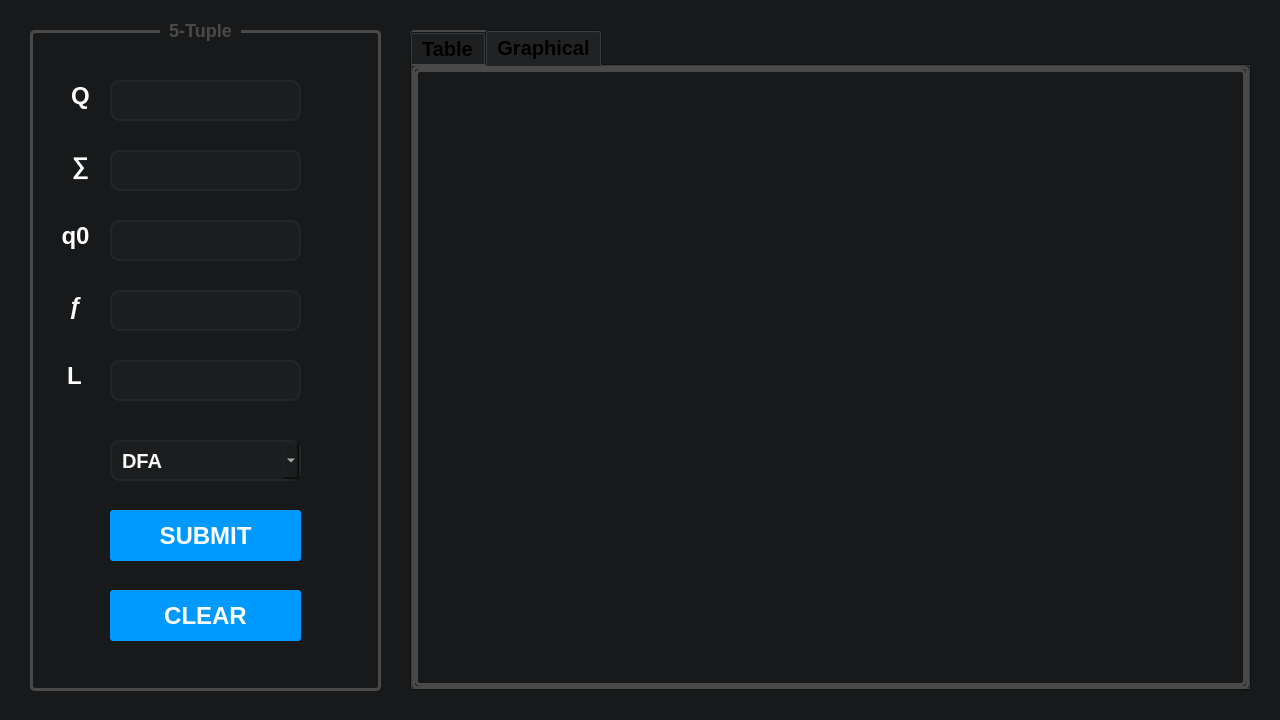
<?xml version="1.0" encoding="UTF-8"?>
<ui version="4.0">
 <class>MainWindow</class>
 <widget class="QMainWindow" name="MainWindow">
  <property name="windowModality">
   <enum>Qt::ApplicationModal</enum>
  </property>
  <property name="geometry">
   <rect>
    <x>0</x>
    <y>0</y>
    <width>1280</width>
    <height>720</height>
   </rect>
  </property>
  <property name="sizePolicy">
   <sizepolicy hsizetype="Fixed" vsizetype="Fixed">
    <horstretch>0</horstretch>
    <verstretch>0</verstretch>
   </sizepolicy>
  </property>
  <property name="minimumSize">
   <size>
    <width>1280</width>
    <height>720</height>
   </size>
  </property>
  <property name="maximumSize">
   <size>
    <width>1280</width>
    <height>720</height>
   </size>
  </property>
  <property name="windowTitle">
   <string>FSM - Finite State Machine [ AL-101 MIDTERM PROJECT ]</string>
  </property>
  <property name="toolTip">
   <string/>
  </property>
  <property name="statusTip">
   <string/>
  </property>
  <property name="whatsThis">
   <string/>
  </property>
  <property name="styleSheet">
   <string notr="true">background-color: rgb(24, 25, 26);</string>
  </property>
  <property name="windowFilePath">
   <string/>
  </property>
  <property name="iconSize">
   <size>
    <width>54</width>
    <height>54</height>
   </size>
  </property>
  <property name="dockOptions">
   <set>QMainWindow::AllowTabbedDocks|QMainWindow::AnimatedDocks</set>
  </property>
  <widget class="QWidget" name="centralwidget">
   <property name="minimumSize">
    <size>
     <width>1280</width>
     <height>720</height>
    </size>
   </property>
   <property name="maximumSize">
    <size>
     <width>1280</width>
     <height>720</height>
    </size>
   </property>
   <widget class="QFrame" name="frame">
    <property name="geometry">
     <rect>
      <x>30</x>
      <y>30</y>
      <width>351</width>
      <height>661</height>
     </rect>
    </property>
    <property name="styleSheet">
     <string notr="true">background-color: rgb(24, 25, 26);
border: 3px solid rgb(73,73,73);
border-radius: 5px;
</string>
    </property>
    <property name="frameShape">
     <enum>QFrame::StyledPanel</enum>
    </property>
    <property name="frameShadow">
     <enum>QFrame::Raised</enum>
    </property>
    <widget class="QLineEdit" name="in_fset">
     <property name="geometry">
      <rect>
       <x>80</x>
       <y>50</y>
       <width>191</width>
       <height>41</height>
      </rect>
     </property>
     <property name="font">
      <font>
       <family>MS Sans Serif</family>
       <pointsize>15</pointsize>
       <weight>75</weight>
       <bold>true</bold>
       <underline>false</underline>
       <kerning>false</kerning>
      </font>
     </property>
     <property name="focusPolicy">
      <enum>Qt::ClickFocus</enum>
     </property>
     <property name="toolTip">
      <string>&lt;html&gt;&lt;head/&gt;&lt;body&gt;&lt;p&gt;&lt;span style=&quot;border:none; font-weight:400; color:#fcfcfc;&quot;&gt;Finite set of states&lt;/span&gt;&lt;/p&gt;&lt;/body&gt;&lt;/html&gt;</string>
     </property>
     <property name="styleSheet">
      <string notr="true">QLineEdit {
	background: rgb(28, 29, 30);
	color: rgb(255, 255, 255);
	border: 2px solid rgb(36, 37, 38);
	border-radius: 10px;	
}

QLineEdit:focus{
	border: 2px solid rgb(89, 191, 255);
}

QLineEdit:focus:hover{
	border: 2px solid rgb(154, 214, 255);
}


QLineEdit:hover{
	border: 2px solid rgb(47, 49, 50);
}</string>
     </property>
     <property name="alignment">
      <set>Qt::AlignCenter</set>
     </property>
     <property name="placeholderText">
      <string/>
     </property>
    </widget>
    <widget class="QLabel" name="lab_fsets">
     <property name="geometry">
      <rect>
       <x>40</x>
       <y>50</y>
       <width>21</width>
       <height>31</height>
      </rect>
     </property>
     <property name="styleSheet">
      <string notr="true">QLabel {
	border: none;
	color: white;
	font-size: 24px;
	font-weight: bold;
	background: transparent;
}</string>
     </property>
     <property name="text">
      <string>Q</string>
     </property>
     <property name="alignment">
      <set>Qt::AlignCenter</set>
     </property>
    </widget>
    <widget class="QLineEdit" name="in_fset_Sym">
     <property name="geometry">
      <rect>
       <x>80</x>
       <y>120</y>
       <width>191</width>
       <height>41</height>
      </rect>
     </property>
     <property name="font">
      <font>
       <family>MS Sans Serif</family>
       <pointsize>15</pointsize>
       <weight>75</weight>
       <bold>true</bold>
       <underline>false</underline>
       <kerning>false</kerning>
      </font>
     </property>
     <property name="focusPolicy">
      <enum>Qt::ClickFocus</enum>
     </property>
     <property name="toolTip">
      <string>&lt;html&gt;&lt;head/&gt;&lt;body&gt;&lt;p&gt;&lt;span style=&quot; color:#fcfcfc;&quot;&gt;Finite set of inputs&lt;/span&gt;&lt;/p&gt;&lt;/body&gt;&lt;/html&gt;</string>
     </property>
     <property name="styleSheet">
      <string notr="true">QLineEdit {
	background: rgb(28, 29, 30);
	color: rgb(255, 255, 255);
	border: 2px solid rgb(36, 37, 38);
	border-radius: 10px;	
}

QLineEdit:focus{
	border: 2px solid rgb(89, 191, 255);
}

QLineEdit:focus:hover{
	border: 2px solid rgb(154, 214, 255);
}


QLineEdit:hover{
	border: 2px solid rgb(47, 49, 50);
}</string>
     </property>
     <property name="alignment">
      <set>Qt::AlignCenter</set>
     </property>
     <property name="placeholderText">
      <string/>
     </property>
    </widget>
    <widget class="QLabel" name="lab_fsets_Sym">
     <property name="geometry">
      <rect>
       <x>40</x>
       <y>120</y>
       <width>21</width>
       <height>31</height>
      </rect>
     </property>
     <property name="styleSheet">
      <string notr="true">QLabel {
	border: none;
	color: white;
	font-size: 24px;
	font-weight: bold;
	background: transparent;
}</string>
     </property>
     <property name="text">
      <string>∑</string>
     </property>
     <property name="alignment">
      <set>Qt::AlignCenter</set>
     </property>
    </widget>
    <widget class="QLineEdit" name="in_initial">
     <property name="geometry">
      <rect>
       <x>80</x>
       <y>190</y>
       <width>191</width>
       <height>41</height>
      </rect>
     </property>
     <property name="font">
      <font>
       <family>MS Sans Serif</family>
       <pointsize>15</pointsize>
       <weight>75</weight>
       <bold>true</bold>
       <underline>false</underline>
       <kerning>false</kerning>
      </font>
     </property>
     <property name="focusPolicy">
      <enum>Qt::ClickFocus</enum>
     </property>
     <property name="toolTip">
      <string>&lt;html&gt;&lt;head/&gt;&lt;body&gt;&lt;p&gt;&lt;span style=&quot; color:#fcfcfc;&quot;&gt;Initial state&lt;/span&gt;&lt;/p&gt;&lt;/body&gt;&lt;/html&gt;</string>
     </property>
     <property name="styleSheet">
      <string notr="true">QLineEdit {
	background: rgb(28, 29, 30);
	color: rgb(255, 255, 255);
	border: 2px solid rgb(36, 37, 38);
	border-radius: 10px;	
}

QLineEdit:focus{
	border: 2px solid rgb(89, 191, 255);
}

QLineEdit:focus:hover{
	border: 2px solid rgb(154, 214, 255);
}


QLineEdit:hover{
	border: 2px solid rgb(47, 49, 50);
}</string>
     </property>
     <property name="alignment">
      <set>Qt::AlignCenter</set>
     </property>
     <property name="placeholderText">
      <string/>
     </property>
    </widget>
    <widget class="QLabel" name="lab_initial">
     <property name="geometry">
      <rect>
       <x>30</x>
       <y>190</y>
       <width>31</width>
       <height>31</height>
      </rect>
     </property>
     <property name="styleSheet">
      <string notr="true">QLabel {
	border: none;
	color: white;
	font-size: 24px;
	font-weight: bold;
	background: transparent;
}</string>
     </property>
     <property name="text">
      <string>q0</string>
     </property>
     <property name="alignment">
      <set>Qt::AlignCenter</set>
     </property>
    </widget>
    <widget class="QLineEdit" name="in_finalSet">
     <property name="geometry">
      <rect>
       <x>80</x>
       <y>260</y>
       <width>191</width>
       <height>41</height>
      </rect>
     </property>
     <property name="font">
      <font>
       <family>MS Sans Serif</family>
       <pointsize>15</pointsize>
       <weight>75</weight>
       <bold>true</bold>
       <underline>false</underline>
       <kerning>false</kerning>
      </font>
     </property>
     <property name="focusPolicy">
      <enum>Qt::ClickFocus</enum>
     </property>
     <property name="toolTip">
      <string>&lt;html&gt;&lt;head/&gt;&lt;body&gt;&lt;p&gt;&lt;span style=&quot; color:#fcfcfc;&quot;&gt;Final state&lt;/span&gt;&lt;/p&gt;&lt;/body&gt;&lt;/html&gt;</string>
     </property>
     <property name="styleSheet">
      <string notr="true">QLineEdit {
	background: rgb(28, 29, 30);
	color: rgb(255, 255, 255);
	border: 2px solid rgb(36, 37, 38);
	border-radius: 10px;	
}

QLineEdit:focus{
	border: 2px solid rgb(89, 191, 255);
}

QLineEdit:focus:hover{
	border: 2px solid rgb(154, 214, 255);
}


QLineEdit:hover{
	border: 2px solid rgb(47, 49, 50);
}</string>
     </property>
     <property name="alignment">
      <set>Qt::AlignCenter</set>
     </property>
     <property name="placeholderText">
      <string/>
     </property>
    </widget>
    <widget class="QLabel" name="lab_finalSet">
     <property name="geometry">
      <rect>
       <x>30</x>
       <y>260</y>
       <width>31</width>
       <height>31</height>
      </rect>
     </property>
     <property name="styleSheet">
      <string notr="true">QLabel {
	border: none;
	color: white;
	font-size: 24px;
	font-weight: bold;
	background: transparent;
}</string>
     </property>
     <property name="text">
      <string>ƒ</string>
     </property>
     <property name="alignment">
      <set>Qt::AlignCenter</set>
     </property>
    </widget>
    <widget class="QPushButton" name="btn_submit">
     <property name="geometry">
      <rect>
       <x>80</x>
       <y>480</y>
       <width>191</width>
       <height>51</height>
      </rect>
     </property>
     <property name="font">
      <font>
       <pointsize>18</pointsize>
       <weight>75</weight>
       <bold>true</bold>
      </font>
     </property>
     <property name="cursor">
      <cursorShape>PointingHandCursor</cursorShape>
     </property>
     <property name="styleSheet">
      <string notr="true">QPushButton {
	background-color:rgb(0,153,255);
	color: rgb(255, 255, 255);
	border: none;
	border-radius:  3px;
}

QPushButton:hover{
	background: rgb(34, 166, 255);
}

QPushButton::pressed{
	background: rgb(0, 132, 219)
}
</string>
     </property>
     <property name="text">
      <string>SUBMIT</string>
     </property>
    </widget>
    <widget class="QComboBox" name="btn_fType">
     <property name="geometry">
      <rect>
       <x>80</x>
       <y>410</y>
       <width>191</width>
       <height>41</height>
      </rect>
     </property>
     <property name="font">
      <font>
       <pointsize>15</pointsize>
       <weight>75</weight>
       <bold>true</bold>
      </font>
     </property>
     <property name="cursor">
      <cursorShape>PointingHandCursor</cursorShape>
     </property>
     <property name="toolTip">
      <string>&lt;html&gt;&lt;head/&gt;&lt;body&gt;&lt;p&gt;&lt;span style=&quot; color:#fcfcfc;&quot;&gt;Finite Automata&lt;/span&gt;&lt;/p&gt;&lt;/body&gt;&lt;/html&gt;</string>
     </property>
     <property name="styleSheet">
      <string notr="true">QComboBox {
	background: rgb(28, 29, 30);
	color: rgb(255, 255, 255);
	border: 2px solid rgb(36, 37, 38);
	border-radius: 10px;
	padding-left: 10px;
}

QComboBox:focus{
	border: 2px solid rgb(89, 191, 255);
	color: rgb(255, 255, 255);
}

QComboBox:focus:hover{
	border: 2px solid rgb(154, 214, 255);
	color: rgb(255, 255, 255);
}

QComboBox:hover{
	border: 2px solid rgb(47, 49, 50);
	color: rgb(255, 255, 255);
}

QComboBox QAbstractItemView {
    border: 0px solid transparent;
    selection-background-color:  rgb(89, 191, 255);
	color: rgb(214, 214, 214);
	border-radius: 5px;
}
</string>
     </property>
     <item>
      <property name="text">
       <string>DFA</string>
      </property>
     </item>
     <item>
      <property name="text">
       <string>NFA</string>
      </property>
     </item>
    </widget>
    <widget class="QPushButton" name="btn_clear">
     <property name="geometry">
      <rect>
       <x>80</x>
       <y>560</y>
       <width>191</width>
       <height>51</height>
      </rect>
     </property>
     <property name="font">
      <font>
       <pointsize>18</pointsize>
       <weight>75</weight>
       <bold>true</bold>
      </font>
     </property>
     <property name="cursor">
      <cursorShape>PointingHandCursor</cursorShape>
     </property>
     <property name="styleSheet">
      <string notr="true">QPushButton {
	background-color:rgb(0,153,255);
	color: rgb(255, 255, 255);
	border: none;
	border-radius:  3px;
}

QPushButton:hover{
	background: rgb(34, 166, 255);
}

QPushButton::pressed{
	background: rgb(0, 132, 219)
}
</string>
     </property>
     <property name="text">
      <string>CLEAR</string>
     </property>
    </widget>
    <widget class="QLabel" name="warn1">
     <property name="geometry">
      <rect>
       <x>85</x>
       <y>95</y>
       <width>181</width>
       <height>20</height>
      </rect>
     </property>
     <property name="font">
      <font>
       <pointsize>10</pointsize>
      </font>
     </property>
     <property name="styleSheet">
      <string notr="true">QLabel {
	background: transparent;
	color: red;
	border: none;
}</string>
     </property>
     <property name="text">
      <string/>
     </property>
     <property name="alignment">
      <set>Qt::AlignCenter</set>
     </property>
    </widget>
    <widget class="QLabel" name="warn2">
     <property name="geometry">
      <rect>
       <x>85</x>
       <y>164</y>
       <width>181</width>
       <height>20</height>
      </rect>
     </property>
     <property name="font">
      <font>
       <pointsize>10</pointsize>
      </font>
     </property>
     <property name="styleSheet">
      <string notr="true">QLabel {
	background: transparent;
	color: red;
	border: none;
}</string>
     </property>
     <property name="text">
      <string/>
     </property>
     <property name="alignment">
      <set>Qt::AlignCenter</set>
     </property>
    </widget>
    <widget class="QLabel" name="warn3">
     <property name="geometry">
      <rect>
       <x>85</x>
       <y>232</y>
       <width>181</width>
       <height>20</height>
      </rect>
     </property>
     <property name="font">
      <font>
       <pointsize>10</pointsize>
      </font>
     </property>
     <property name="styleSheet">
      <string notr="true">QLabel {
	background: transparent;
	color: red;
	border: none;
}</string>
     </property>
     <property name="text">
      <string/>
     </property>
     <property name="alignment">
      <set>Qt::AlignCenter</set>
     </property>
    </widget>
    <widget class="QLabel" name="warn4">
     <property name="geometry">
      <rect>
       <x>85</x>
       <y>301</y>
       <width>181</width>
       <height>20</height>
      </rect>
     </property>
     <property name="font">
      <font>
       <pointsize>10</pointsize>
      </font>
     </property>
     <property name="styleSheet">
      <string notr="true">QLabel {
	background: transparent;
	color: red;
	border: none;
}</string>
     </property>
     <property name="text">
      <string/>
     </property>
     <property name="alignment">
      <set>Qt::AlignCenter</set>
     </property>
    </widget>
    <widget class="QLineEdit" name="in_lang">
     <property name="geometry">
      <rect>
       <x>80</x>
       <y>330</y>
       <width>191</width>
       <height>41</height>
      </rect>
     </property>
     <property name="font">
      <font>
       <family>MS Sans Serif</family>
       <pointsize>15</pointsize>
       <weight>75</weight>
       <bold>true</bold>
       <underline>false</underline>
       <kerning>false</kerning>
      </font>
     </property>
     <property name="focusPolicy">
      <enum>Qt::ClickFocus</enum>
     </property>
     <property name="toolTip">
      <string>&lt;html&gt;&lt;head/&gt;&lt;body&gt;&lt;p&gt;&lt;span style=&quot; color:#fcfcfc;&quot;&gt;Language&lt;/span&gt;&lt;/p&gt;&lt;/body&gt;&lt;/html&gt;</string>
     </property>
     <property name="styleSheet">
      <string notr="true">QLineEdit {
	background: rgb(28, 29, 30);
	color: rgb(255, 255, 255);
	border: 2px solid rgb(36, 37, 38);
	border-radius: 10px;	
}

QLineEdit:focus{
	border: 2px solid rgb(89, 191, 255);
}

QLineEdit:focus:hover{
	border: 2px solid rgb(154, 214, 255);
}


QLineEdit:hover{
	border: 2px solid rgb(47, 49, 50);
}</string>
     </property>
     <property name="alignment">
      <set>Qt::AlignCenter</set>
     </property>
     <property name="placeholderText">
      <string/>
     </property>
    </widget>
    <widget class="QLabel" name="lab_lang">
     <property name="geometry">
      <rect>
       <x>29</x>
       <y>330</y>
       <width>31</width>
       <height>31</height>
      </rect>
     </property>
     <property name="styleSheet">
      <string notr="true">QLabel {
	border: none;
	color: white;
	font-size: 24px;
	font-weight: bold;
	background: transparent;
}</string>
     </property>
     <property name="text">
      <string>L</string>
     </property>
     <property name="alignment">
      <set>Qt::AlignCenter</set>
     </property>
    </widget>
    <widget class="QLabel" name="warn5">
     <property name="geometry">
      <rect>
       <x>85</x>
       <y>371</y>
       <width>181</width>
       <height>20</height>
      </rect>
     </property>
     <property name="font">
      <font>
       <pointsize>10</pointsize>
      </font>
     </property>
     <property name="styleSheet">
      <string notr="true">QLabel {
	background: transparent;
	color: red;
	border: none;
}</string>
     </property>
     <property name="text">
      <string/>
     </property>
     <property name="alignment">
      <set>Qt::AlignCenter</set>
     </property>
    </widget>
   </widget>
   <widget class="QLabel" name="label_fiveTup">
    <property name="geometry">
     <rect>
      <x>160</x>
      <y>20</y>
      <width>81</width>
      <height>21</height>
     </rect>
    </property>
    <property name="styleSheet">
     <string notr="true">border: none;
color: rgb(73,73,73);
font-size: 18px;
font-weight: bold;
</string>
    </property>
    <property name="text">
     <string>5-Tuple</string>
    </property>
    <property name="alignment">
     <set>Qt::AlignCenter</set>
    </property>
   </widget>
   <widget class="QTabWidget" name="tabWidget">
    <property name="geometry">
     <rect>
      <x>410</x>
      <y>30</y>
      <width>841</width>
      <height>661</height>
     </rect>
    </property>
    <property name="font">
     <font>
      <pointsize>15</pointsize>
      <weight>75</weight>
      <bold>true</bold>
     </font>
    </property>
    <property name="cursor">
     <cursorShape>PointingHandCursor</cursorShape>
    </property>
    <property name="styleSheet">
     <string notr="true">background-color: rgb(24, 25, 26);
border: 3px solid rgb(73,73,73);
border-radius: 5px;</string>
    </property>
    <property name="currentIndex">
     <number>1</number>
    </property>
    <widget class="QWidget" name="tab">
     <property name="font">
      <font>
       <pointsize>15</pointsize>
      </font>
     </property>
     <property name="cursor">
      <cursorShape>ArrowCursor</cursorShape>
     </property>
     <property name="styleSheet">
      <string notr="true">background-color: rgb(24, 25, 26);</string>
     </property>
     <attribute name="title">
      <string>Table</string>
     </attribute>
    </widget>
    <widget class="QWidget" name="tab_2">
     <property name="font">
      <font>
       <pointsize>15</pointsize>
      </font>
     </property>
     <property name="cursor">
      <cursorShape>ArrowCursor</cursorShape>
     </property>
     <property name="styleSheet">
      <string notr="true">background-color: rgb(24, 25, 26);</string>
     </property>
     <attribute name="title">
      <string>Graphical</string>
     </attribute>
    </widget>
   </widget>
  </widget>
 </widget>
 <resources/>
 <connections/>
</ui>
